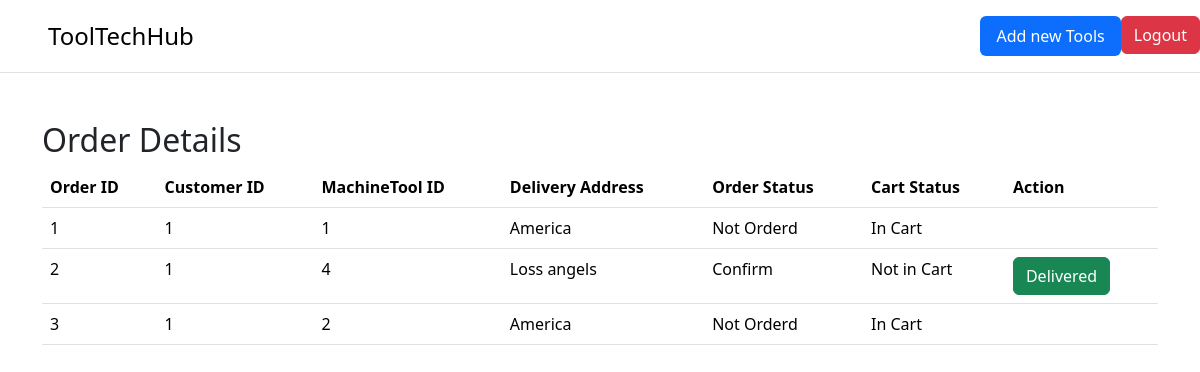
The page /admindashboard (signed in) on the database its author committed.
### main.py (models this page shows)
class Order(db.Model):
    id = db.Column(db.Integer, primary_key=True)
    customer_id = db.Column(db.Integer, db.ForeignKey('customer.id'), nullable=False)
    machinetool_id = db.Column(db.Integer, db.ForeignKey('machinetool.id'), nullable=False)
    delivery_address = db.Column(db.String(255), nullable=False)
    order_status = db.Column(db.Boolean, default=False)
    cart_status = db.Column(db.Boolean, default=False)

### main.py (the view)
@app.route("/admindashboard")
@login_required
def admindashboard():
    orders = Order.query.all()
    return render_template("admindashboard.html", orders=orders)

### main.py (called while the page is built)
@login_manager.user_loader
def load_user(user_id):
    return Customer.query.get(int(user_id))

### templates/admindashboard.html (shortened to what this page needs)
<!DOCTYPE html>
<html lang="en">
<head>
    <link href="https://cdn.jsdelivr.net/npm/bootstrap@5.3.2/dist/css/bootstrap.min.css" rel="stylesheet">
</head>
<body>
<header class="d-flex flex-wrap justify-content-center py-3 mb-4 border-bottom">
    <a href="/" class="d-flex align-items-center mb-3 mb-md-0 me-md-auto link-body-emphasis text-decoration-none">
        <svg class="bi me-2" width="40" height="32"><use xlink:href="#bootstrap"></use></svg>
        <span class="fs-4">ToolTechHub</span>
    </a>
    <ul class="nav nav-pills">
        <li class="nav-item"><a href="{{ url_for('add_machine_tool') }}" class="nav-link active" aria-current="page">Add new Tools</a></li>
        <li class="nav-item"><a href="{{ url_for('adminlogout') }}" class="btn btn-danger">Logout</a></li>
    </ul>
</header>
<div class="container mt-5">
    <h2>Order Details</h2>
    <table class="table">
        <thead>
        <tr>
            <th>Order ID</th>
            <th>Customer ID</th>
            <th>MachineTool ID</th>
            <th>Delivery Address</th>
            <th>Order Status</th>
            <th>Cart Status</th>
            <th>Action</th>
        </tr>
        </thead>
        <tbody>
            {% for order in orders %}
                <tr id="order_{{ order.id }}">
                    <td>{{ order.id }}</td>
                    <td>{{ order.customer_id }}</td>
                    <td>{{ order.machinetool_id }}</td>
                    <td>{{ order.delivery_address }}</td>
                    <td>{{ "Confirm" if order.order_status else "Not Orderd" }}</td>
                    <td>{{ "In Cart" if order.cart_status else "Not in Cart" }}</td>
                    <td>
                        {% if order.order_status %}
                <button class="btn btn-success btn-deliver" data-order-id="{{ order.id }}">Delivered</button>
            {% endif %}
                    </td>
                </tr>
            {% endfor %}
        </tbody>
    </table>
</div>
</body>
</html>

### rows shown on the page
Order: id "1", customer_id "1", machinetool_id "1", delivery_address "America", order_status "Not Orderd", cart_status "In Cart"
Order: id "2", customer_id "1", machinetool_id "4", delivery_address "Loss angels", order_status "Confirm", cart_status "Not in Cart"
Order: id "3", customer_id "1", machinetool_id "2", delivery_address "America", order_status "Not Orderd", cart_status "In Cart"
